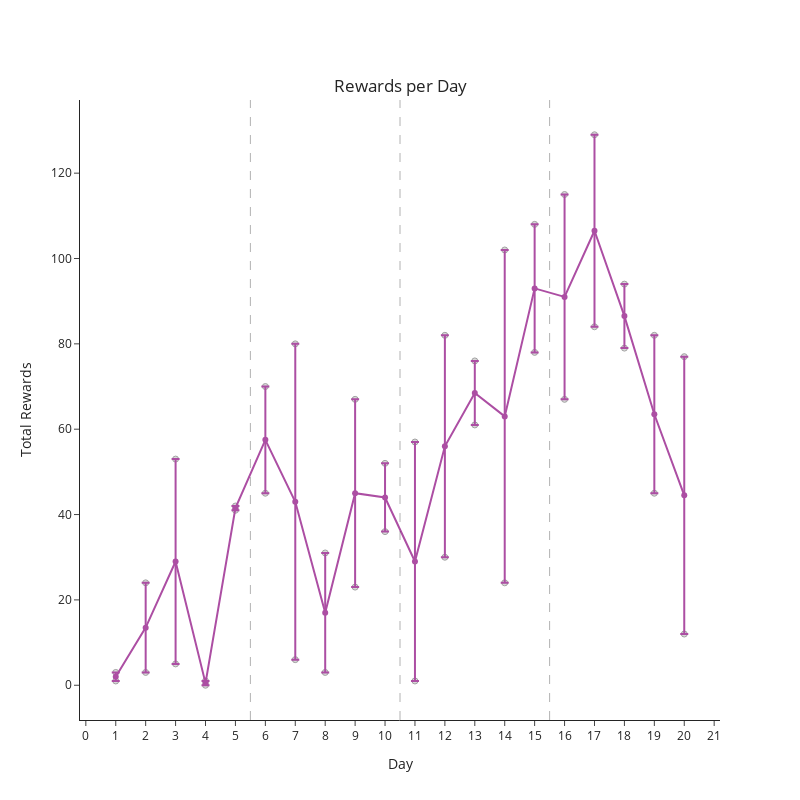

Notebook code cell kept with this figure:
### Code cell
## Plot figure
fig = pf.plot_behavior_across_days(reward_data, behavior_var = 'total_rewards')
fig.update_layout(yaxis_title = 'Total Rewards')
fig.update_layout(title = {'text': 'Rewards per Day',
                                   'xanchor': 'center',
                                   'y': 0.9,
                                   'x': 0.5})
fig.update_layout(width = 800, height = 800)
for value in transitions:
    fig.add_vline(x = value + 0.5, line_dash = 'dash', line_width = 1, line_color = 'black')
fig.update_xaxes(dtick=1)
fig.show()

### Figure 1 — Plotly figure (JSON) as saved in the notebook; plotly's stock layout.template omitted (floating-point values rounded to 4 significant figures)
{"data": [{"marker": {"color": "rgb(179,179,179)", "line": {"width": 1}}, "mode": "markers", "opacity": 0.5, "type": "scatter", "x": [1, 2, 3, 4, 5, 6, 7, 8, 9, 10, 11, 12, 13, 14, 15, 16, 17, 18, 19, 20, 1, 2, 3, 4, 5, 6, 7, 8, 9, 10, 11, 12, 13, 14, 15, 16, 17, 18, 19, 20], "y": [1, 3, 5, 0, 41, 45, 6, 3, 67, 52, 1, 30, 61, 24, 78, 67, 84, 94, 45, 12, 3, 24, 53, 1, 42, 70, 80, 31, 23, 36, 57, 82, 76, 102, 108, 115, 129, 79, 82, 77]}, {"error_y": {"array": [1, 10.5, 24.0, 0.5, 0.5, 12.5, 37, 14.0, 22.0, 8, 28.0, 26.0, 7.5, 39.0, 15, 24.0, 22.5, 7.5, 18.5, 32.5], "type": "data"}, "line": {"color": "rgb(172,78,163)"}, "mode": "lines+markers", "type": "scatter", "x": [1, 2, 3, 4, 5, 6, 7, 8, 9, 10, 11, 12, 13, 14, 15, 16, 17, 18, 19, 20], "y": [2, 13.5, 29, 0.5, 41.5, 57.5, 43, 17, 45, 44, 29, 56, 68.5, 63, 93, 91, 106.5, 86.5, 63.5, 44.5]}], "layout": {"height": 800, "shapes": [{"line": {"color": "black", "dash": "dash", "width": 1}, "type": "line", "x0": 5.5, "x1": 5.5, "xref": "x", "y0": 0, "y1": 1, "yref": "y domain"}, {"line": {"color": "black", "dash": "dash", "width": 1}, "type": "line", "x0": 10.5, "x1": 10.5, "xref": "x", "y0": 0, "y1": 1, "yref": "y domain"}, {"line": {"color": "black", "dash": "dash", "width": 1}, "type": "line", "x0": 15.5, "x1": 15.5, "xref": "x", "y0": 0, "y1": 1, "yref": "y domain"}], "showlegend": false, "title": {"text": "Rewards per Day", "x": 0.5, "xanchor": "center", "y": 0.9}, "width": 800, "xaxis": {"dtick": 1, "title": {"text": "Day"}}, "yaxis": {"title": {"text": "Total Rewards"}}}}
